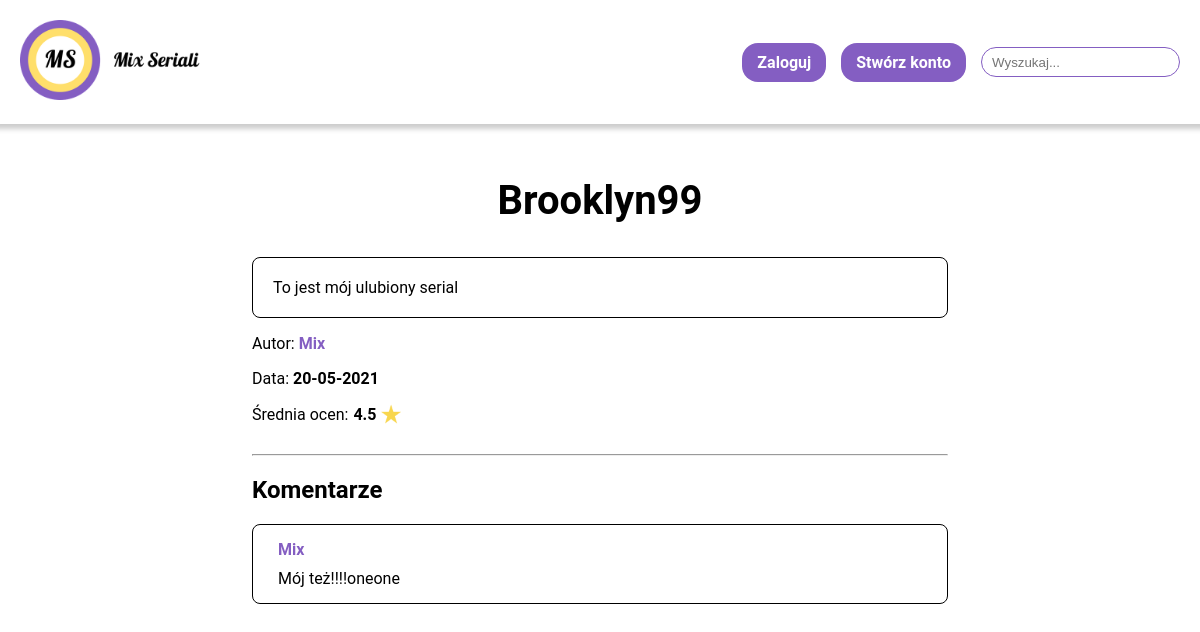
/forum/1/, run on the app's committed database.
### forum/models.py (models this page shows, shortened)
class Post(models.Model):
    title = models.CharField(max_length=40)
    pub_date = models.DateTimeField(auto_now_add=True)
    main_text = models.CharField(max_length=4000)
    author = models.ForeignKey(UserProfile, default=None, on_delete=models.CASCADE)
    rate = models.FloatField(default=0)
    rate_number = models.IntegerField(default=0)
    tags = models.CharField(max_length=100, default=None)

class UserProfile(AbstractUser):
    desc = models.CharField(max_length=1000)
    ROLES = (
        ('R', 'Redaktor'),
        ('C', 'Czytelnik')
    )
    role = models.CharField(max_length=10, choices=ROLES)
    def __str__(self):
        return self.username

class Comment(models.Model):
    main_post = models.ForeignKey(Post, default=None, on_delete=models.CASCADE)
    author = models.ForeignKey(UserProfile, default=None, related_name='comment', on_delete=models.CASCADE)
    comment_text = models.CharField(max_length=1000)
    pub_date = models.DateTimeField(auto_now_add=True)

### forum/views.py (the view)
# urls.py: path('<int:pk>/', views.DetailView, name='detail'),
def DetailView(request, pk):
    post = Post.objects.get(pk=pk)
    comments = Comment.objects.all()
    return render(request, 'forum/detail.html', {'post': post, 'comments': comments})

### forum/templates/forum/detail.html (shortened to what this page needs)
{% extends 'forum/main.html' %}
{% load static %}
{% block content %}
    <main class="post">
        <article class="post__wrapper">
            <h1 class="post__title">{{ post.title }}</h1>
            <p class="post__description">{{ post.main_text }}</p>
            <div>Autor: <a class="link" href="{% url 'forum:profile' post.author.id %}">{{ post.author }}</a></div>
            <p>Data: <span class="post__date">{{ post.pub_date|date:'d-m-Y' }}</span></p>
            <p class="post__ratingsWrapper">Średnia ocen: <span class="post__ratings">{{ post.rate }}</span><img
                    class="post__star" src="{% static 'forum/images/star.png' %}"/></p>
            <hr style="margin-top: 30px">
            <h2>Komentarze</h2>
            {% for comment in comments %}
                {% if comment.main_post == post %}
                    <div class="comment">
                        <a class="link" href="{% url 'forum:profile' comment.author.id %}">{{ comment.author }}</a>
                        <p class="comment__text">{{ comment.comment_text }}</p>
                    </div>
                {% endif %}
            {% endfor %}
        </article>
    </main>
{% endblock content %}

### forum/static/forum/globals.css (style rules this page uses)
* { box-sizing: border-box; }
body { font-family: "Roboto", "Lucida Grande", "DejaVu Sans", "Bitstream Vera Sans", Verdana, Arial, sans-serif; font-size: 16px; margin: 0; }
a { text-decoration: none; color: black; }
.link { font-weight: bold; color: rgba(132,94,194, 1); transition: all 250ms ease-in-out; }

### forum/static/forum/detail.css (style rules this page uses)
.post { display: flex; justify-content: center; padding: 20px; width: 100%; }
.post__wrapper { width: 60%; }
.post__title { font-size: 2.5rem; text-align: center; }
.post__description { padding: 20px; border-radius: 8px; border: 1px solid black; }
.post__date { font-weight: bold; }
.post__ratings { font-weight: bold; margin-left: 5px; }
.post__ratingsWrapper { display: flex; flex-direction: row; align-items: center; margin-bottom: 30px; }
.post__star { height: 20px; margin-left: 5px; }
.comment { border-radius: 8px; border: 1px solid black; padding: 15px 25px; margin-bottom: 25px; }
.comment__text { margin: 10px 0 0; }

### data on the page
Post: title "Brooklyn99", main_text "To jest mój ulubiony serial", author "Mix", pub_date "20-05-2021", rate "4.5"
Comment: author "Mix", comment_text "Mój też!!!!oneone"
